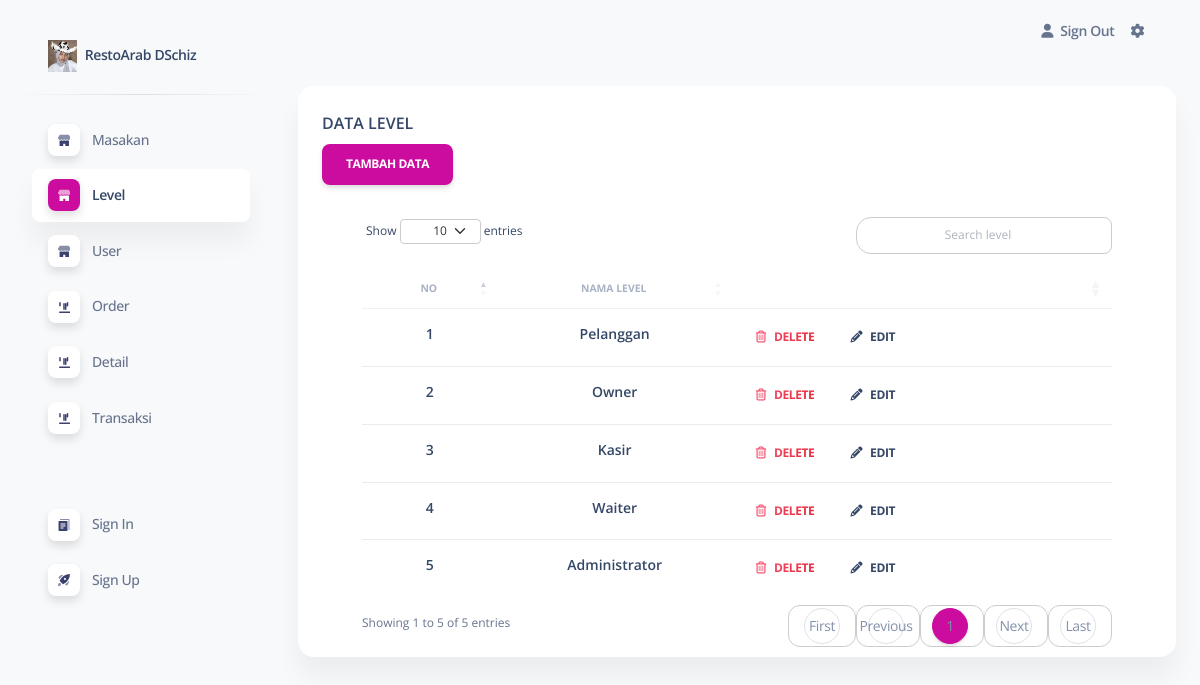
Page /pages/index.php?page=level (signed in) on the committed database.
### tables this page shows
CREATE TABLE `level` (
  `id_level` int(11) NOT NULL,
  `nama_level` varchar(50) NOT NULL
);

### pages/level/data_level.php (the view, shortened to what this page needs)
<div class="container-fluid py-4">
  <div class="row">
    <div class="col-12">
      <div class="card mb-4">
        <div class="card-header pb-0">
          <h6> DATA LEVEL </h6>
          <button class="btn btn-primary" data-bs-toggle="modal" data-bs-target="#tambahModal">Tambah Data</button>
        </div>
        <div class="card-body px-6 pt-0 pb-2">
          <div class="table-responsive p-0">
            <table class="table align-items-center mb-0 custom-table" id="level">
              <thead>
                <tr>
                  <th class="text-center text-uppercase text-secondary text-xxs font-weight-bolder opacity-7">NO</th>
                  <th class="text-center text-uppercase text-secondary text-xxs font-weight-bolder opacity-7">NAMA LEVEL</th>
                  <th class="text-secondary opacity-7"></th>
                </tr>
              </thead>
              <tbody>
                <?php
                include "../conf/conn.php";
                $no = 0;
                $query = mysqli_query($koneksi, "SELECT * FROM level ORDER BY id_level DESC")
                  or die(mysqli_error($koneksi));
                while ($row = mysqli_fetch_array($query)) {
                ?>
                  <tr>
                    <td>
                      <h6 class="align-middle text-center text-sm"><?php echo $no = $no + 1; ?></h6>
                    </td>
                    <td>
                      <h6 class="align-middle text-center text-sm"><?php echo $row['nama_level']; ?></h6>
                    </td>
                    <td class="align-middle">
                      <a class="btn btn-link text-danger text-gradient px-3 mb-0" href="level/hapus_level.php?id=<?php echo $row['id_level']; ?>"><i class="far fa-trash-alt me-2"></i>Delete</a>
                      <a class="btn btn-link text-dark px-3 mb-0" href="#" data-bs-toggle="modal" data-bs-target="#editModal<?php echo $row['id_level']; ?>"><i class="fas fa-pencil-alt text-dark me-2" aria-hidden="true"></i>Edit</a>
                    </td>
                  </tr>
                <?php } ?>

### rows in the picture
level: nama_level "Pelanggan"
level: no "2", nama_level "Owner"
level: no "3", nama_level "Kasir"
level: no "4", nama_level "Waiter"
level: no "5", nama_level "Administrator"
